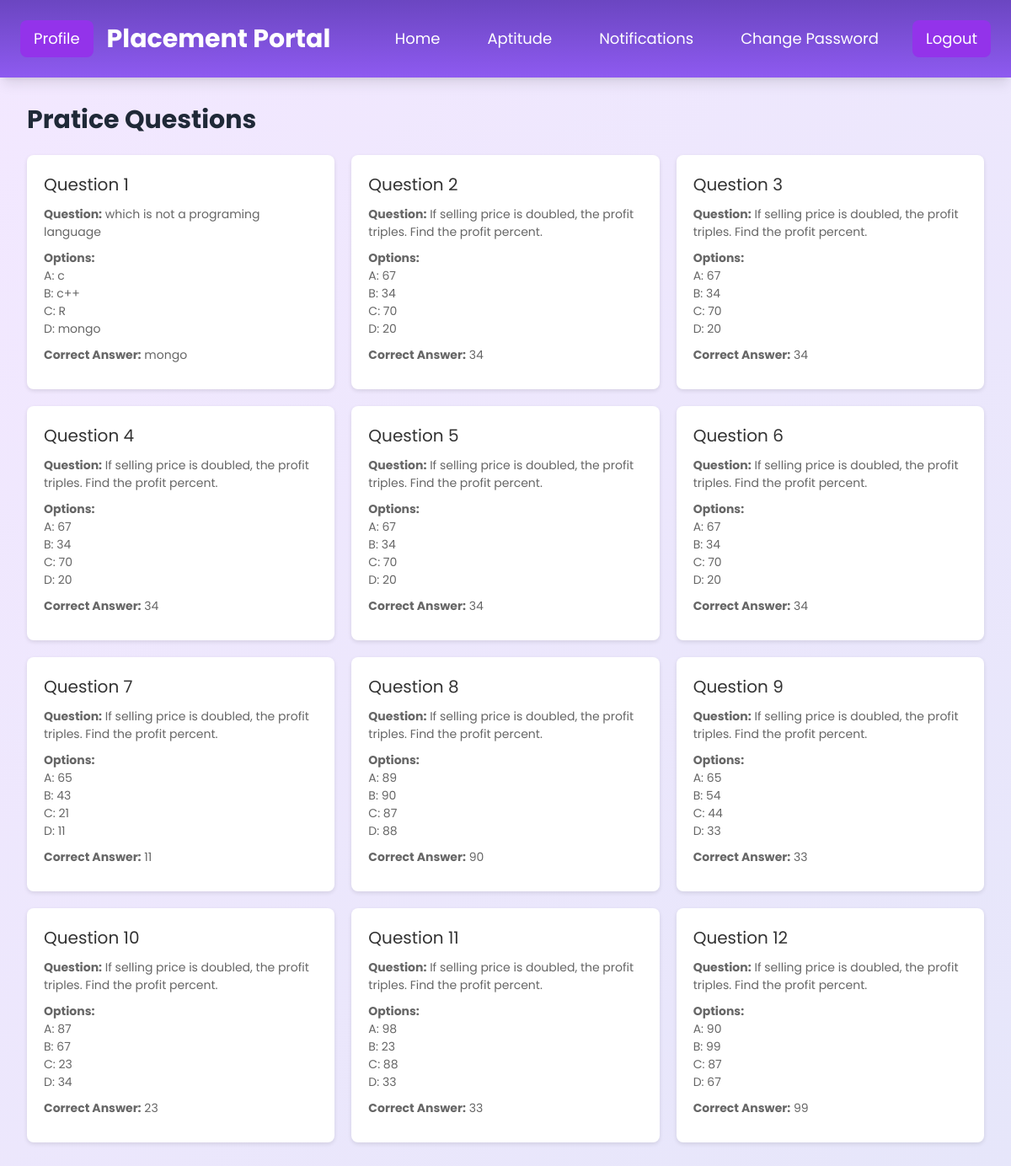
/users/ViewPraticeQuestion/, run on the app's committed database.
### logical/models.py (models this page shows)
class tbl_quizQtn(models.Model):
    question_text=models.TextField()
    option_a=models.CharField(max_length=50)
    option_b=models.CharField(max_length=50)
    option_c=models.CharField(max_length=50)
    option_d=models.CharField(max_length=50)
    correct_option=models.CharField(max_length=30)

### user/views.py (the view)
# urls.py: path('ViewPraticeQuestion/',views.ViewPraticeQuestion,name="ViewPraticeQuestion"),
def ViewPraticeQuestion(request):
    quizqtn = tbl_quizQtn.objects.filter()
    return render(request,"User/ViewPraticeQuestion.html",{"VPratqtn":quizqtn})

### user/Templates/User/ViewPraticeQuestion.html (shortened to what this page needs)
<!DOCTYPE html>
<html lang="en">
<head>
    <script src="https://cdn.tailwindcss.com"></script>
</head>
<body class="min-h-screen">
    <div class="min-h-screen">
        <div id="navbar" class="navbar bg-purple-900 text-white p-4 md:p-6 shadow-lg z-20">
            <div class="flex justify-between items-center">
                <div class="flex items-center space-x-4">
                    <a href="{% url 'Users:Profile' %}" class="block py-2 px-4 bg-purple-600 rounded-lg text-lg hover:bg-purple-700">Profile</a>
                    <h2 class="text-2xl md:text-3xl font-bold">Placement Portal</h2>
                </div>
                <div class="flex items-center space-x-6">
                    <nav class="hidden md:flex space-x-6">
                        <a href="{% url 'Users:HomePage' %}" class="block py-2 px-4 rounded-lg text-lg hover:bg-purple-700">Home</a>
                        <a href="{% url 'Users:Aptitude' %}" class="block py-2 px-4 rounded-lg text-lg hover:bg-purple-700">Aptitude</a>
                        <a href="{% url 'Users:examnotification' %}" class="block py-2 px-4 rounded-lg text-lg hover:bg-purple-700">Notifications</a>
                        <a href="{% url 'Users:ChangePassword' %}" class="block py-2 px-4 rounded-lg text-lg hover:bg-purple-700">Change Password</a>
                    </nav>
                    <a href="{% url 'Users:Logout' %}" class="block py-2 px-4 bg-purple-600 rounded-lg text-lg hover:bg-purple-700">Logout</a>
                </div>
            </div>
        </div>
        <div class="flex-1 p-8 overflow-auto">
                <h2 class="text-3xl font-bold mb-6 text-gray-800">Pratice Questions</h2>
                <div class="grid">
                    {% for i in VPratqtn %}
                    <div class="card">
                        <h3>Question {{ forloop.counter }}</h3>
                        <p><strong>Question:</strong> {{ i.question_text }}</p>
                        <p><strong>Options:</strong><br>
                            A: {{ i.option_a }}<br>
                            B: {{ i.option_b }}<br>
                            C: {{ i.option_c }}<br>
                            D: {{ i.option_d }}</p>
                        <p><strong>Correct Answer:</strong> {{ i.correct_option }}</p>
                    </div>
                    {% empty %}
                    <div class="card">
                        <h3>No Questions Completed</h3>
                        <p>You haven't completed any practice questions yet. Visit the <a href="{% url 'Users:ViewPraticeQuestion' %}" class="text-blue-600 hover:underline">Practice Questions</a> page to get started.</p>
                    </div>
                    {% endfor %}
                </div>
        </div>
    </div>
</body>
</html>

### user/Templates/User/ViewPraticeQuestion.html (style rules this page uses)
body { font-family: 'Poppins', sans-serif; background: linear-gradient(135deg, #f3e8ff, #e6e6fa); }
.navbar { transition: background 0.3s ease; background: linear-gradient(180deg, #6b46c1, #8e5af0); }
.card { transition: transform 0.3s ease, box-shadow 0.3s ease; }
.grid { display: grid; grid-template-columns: repeat(auto-fit, minmax(300px, 1fr)); gap: 20px; }
.card { background-color: #fff; padding: 20px; border-radius: 8px; box-shadow: 0 2px 5px rgba(0, 0, 0, 0.1); }
.card h3 { font-size: 20px; color: #333; margin-bottom: 10px; }
.card p { color: #666; font-size: 14px; margin-bottom: 10px; }

### data on the page
tbl_quizQtn: question_text "which is not a programing language", option_a "c", option_b "c++", option_c "R", option_d "mongo", correct_option "mongo"
tbl_quizQtn: question_text "If selling price is doubled, the profit triples. Find the profit percent.", option_a "67", option_b "34", option_c "70", option_d "20", correct_option "34"
tbl_quizQtn: question_text "If selling price is doubled, the profit triples. Find the profit percent.", option_a "67", option_b "34", option_c "70", option_d "20", correct_option "34"
tbl_quizQtn: question_text "If selling price is doubled, the profit triples. Find the profit percent.", option_a "67", option_b "34", option_c "70", option_d "20", correct_option "34"
tbl_quizQtn: question_text "If selling price is doubled, the profit triples. Find the profit percent.", option_a "67", option_b "34", option_c "70", option_d "20", correct_option "34"
tbl_quizQtn: question_text "If selling price is doubled, the profit triples. Find the profit percent.", option_a "67", option_b "34", option_c "70", option_d "20", correct_option "34"
tbl_quizQtn: question_text "If selling price is doubled, the profit triples. Find the profit percent.", option_a "65", option_b "43", option_c "21", option_d "11", correct_option "11"
tbl_quizQtn: question_text "If selling price is doubled, the profit triples. Find the profit percent.", option_a "89", option_b "90", option_c "87", option_d "88", correct_option "90"
tbl_quizQtn: question_text "If selling price is doubled, the profit triples. Find the profit percent.", option_a "65", option_b "54", option_c "44", option_d "33", correct_option "33"
tbl_quizQtn: question_text "If selling price is doubled, the profit triples. Find the profit percent.", option_a "87", option_b "67", option_c "23", option_d "34", correct_option "23"
tbl_quizQtn: question_text "If selling price is doubled, the profit triples. Find the profit percent.", option_a "98", option_b "23", option_c "88", option_d "33", correct_option "33"
tbl_quizQtn: question_text "If selling price is doubled, the profit triples. Find the profit percent.", option_a "90", option_b "99", option_c "87", option_d "67", correct_option "99"
